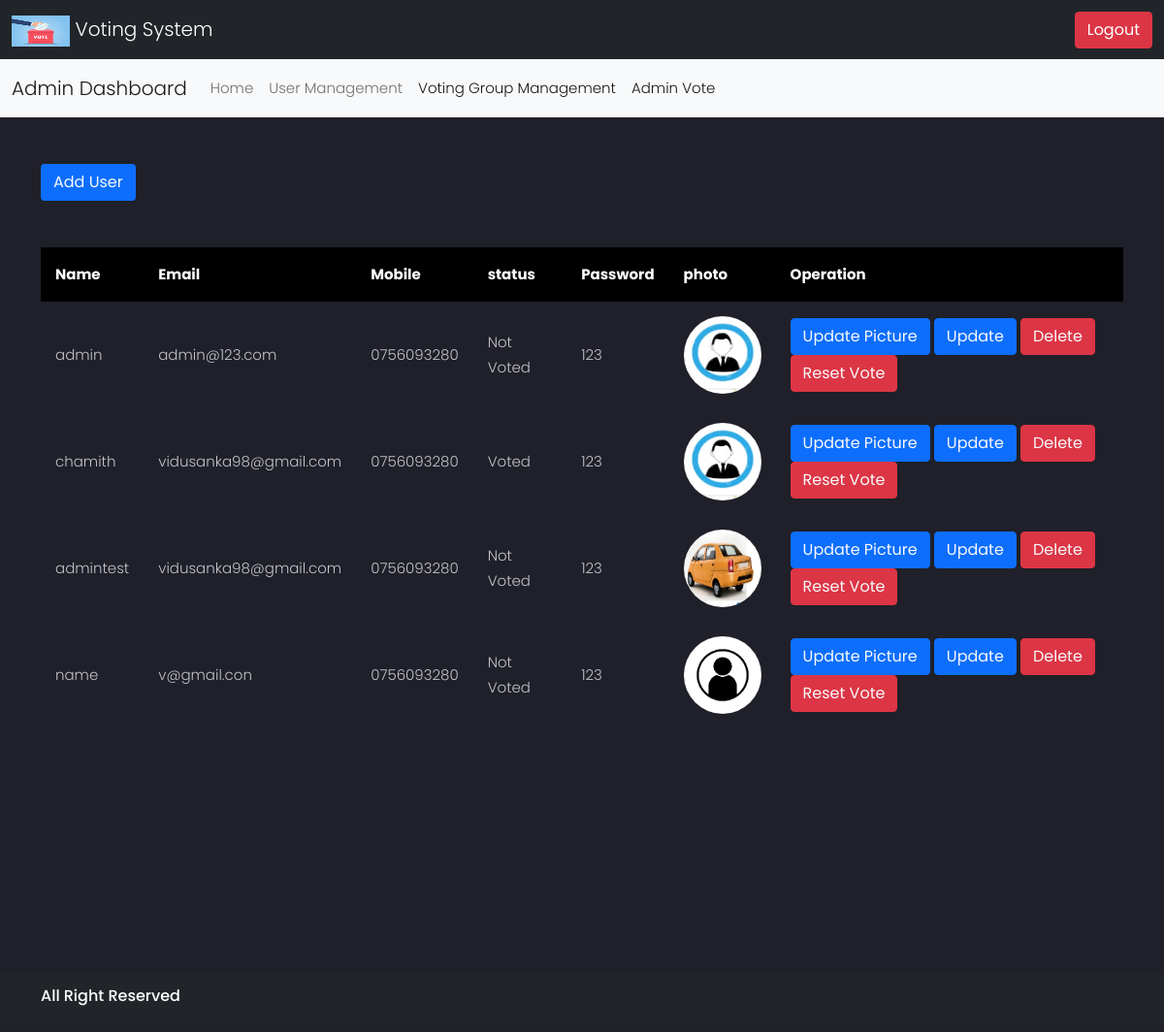
Screenshot of /partials/usermanagement.php (signed in) with the database file from the repository.
### tables this page shows
CREATE TABLE `userdata` (
  `id` int(11) NOT NULL,
  `username` varchar(100) NOT NULL,
  `mobile` varchar(20) NOT NULL,
  `password` varchar(100) NOT NULL,
  `photo` varchar(100) NOT NULL,
  `status` int(11) NOT NULL,
  `isadmin` int(11) DEFAULT NULL,
  `Email` varchar(255) DEFAULT NULL
);

### Partials/usermanagement.php (the view, shortened to what this page needs)
<?php
include('../actions/connect.php');
?>
<!DOCTYPE html>
<html lang="en">
<head>
    <link href="https://cdn.jsdelivr.net/npm/bootstrap@5.0.2/dist/css/bootstrap.min.css" rel="stylesheet"
>
    <link rel="stylesheet" href="style.css">
</head>
<body>
    <header>
        <nav class="navbar navbar-dark bg-dark text-white">
            <div class="container-fluid">
                <a class="navbar-brand" href="#">
                    <img src="../vote.jpg" alt="" width="60" height="32" class="d-inline-block align-text-top">
                    Voting System
                </a>
                 <a href="logout.php"><button type="button" class="btn btn-danger" ahr>Logout</button></a>
            </div>
        </nav>
        <nav class="navbar navbar-expand-lg navbar-light bg-light">
            <div class="container-fluid">
                <a class="navbar-brand" href="#">Admin Dashboard</a>
                <div class="collapse navbar-collapse" id="navbarNavAltMarkup">
                    <div class="navbar-nav">
                        <a class="nav-link " href="admindashboard.php">Home</a>
                        <a class="nav-link " href="usermanagement.php" aria-current="page">User Management</a>
                        <a class="nav-link active" href="votingmanagement.php">Voting Group Management</a>
                        <a class="nav-link active" href="adminvote.php">Admin Vote</a>
                    </div>
                </div>
            </div>
        </nav>
    </header>
    <section>
        <div class="container">
            <button class="btn btn primary bg-primary my-5"><a href="useradd.php" class="text-light">Add User</a> </button>
        <div class="outer-wrapper">
    <div class="table-wrapper">
            <table id="table1" class="col-xs-8  table-striped table-condensed table-fixed"   width="100%">
                <thead>
                    <tr>
                        <th scope="col">Name</th>
                        <th scope="col">Email</th>
                        <th scope="col">Mobile</th>
                        <th scope="col">status</th>
                        <th scope="col">Password</th>
                        <th scope="col">photo</th>
                        <th scope="col">Operation</th>
                    </tr>
                </thead>
                <tbody>
                    <?php
                    $sql = "Select id,username,Email,mobile,password,photo,status from  `userdata`";
                    $result = mysqli_query($con, $sql);
                    if ($result) {
                        while ($row = mysqli_fetch_assoc($result)) {
                            $id = $row['id'];
                            $name = $row['username'];
                            $email = $row['Email'];
                            $mobile = $row['mobile'];
                            $password = $row['password'];
                            $photo = $row['photo'];
                            $status=$row['status'];
                            if($status>0){
                                $stru="Voted";
                            }else{
                                $stru="Not Voted";
                            }
                            echo '
<tr>
      <td>' . $name . '</td>
      <td>' . $email . '</td>
      <td>' . $mobile . '</td>
      <td>' . $stru . '</td>
      <td>' . $password . '</td>
      <td><img src="../uploads/'. $photo .'"  class="rounded-circle" width="80" height="80" > </td>
<td>
<button class="btn btn-primary"><a href="updateuserimage.php? imgid=' . $id . '" class="text-light">Update Picture</a></button>
<button class="btn btn-primary"><a href="updateuser.php? updateid=' . $id . '" class="text-light">Update</a></button>
<button class="btn btn-danger"><a href="../actions/deleteuser.php? deleteid=' . $id . '" class="text-light">Delete</a></button>
<button class="btn btn-danger"><a href="../actions/votechange.php? votechange=' . $id . '" class="text-light">Reset Vote </a></button>
</td>
    </tr>
  ';
                        }
                    }
                    ?>
                </tbody>
            </table>
</div>
</div>
        </div>
    </section>
    <footer>
        <nav class="navbar navbar-expand-md navbar-dark bg-dark">
            <div class="container-sm">
                <a class="navbar-brand" href="#">
                    <h6>All Right Reserved</h6>
                </a>
            </div>
        </nav>
    </footer>
</body>
</html>

### style.css (style rules this page uses)
body { font-family: 'Poppins', sans-serif; font-weight: 300; font-size: 15px; line-height: 1.7; color: #c4c3ca; background-color: #1f2029; overflow-x: hidden }
a { cursor: pointer; transition: all 200ms linear }

### Partials/usermanagement.php (style rules this page uses)
footer { position:absolute; bottom:0; width:100%; height:60px; }
a { text-decoration: none; }
.table-wrapper { overflow-y: scroll; overflow-x: scroll; height: fit-content; max-height: 46.4vh; padding-bottom: 20px; }
.table-fixed thead, .table-fixed thead>th { background: #000000; color: #fff; }
th, td { padding: 15px; }

### rows the page displays
userdata: username "admin", Email "admin@123.com", mobile "0756093280", status "Not Voted", password "123", photo (picture)
userdata: username "chamith", Email "vidusanka98@gmail.com", mobile "0756093280", status "Voted", password "123", photo (picture)
userdata: username "admintest", Email "vidusanka98@gmail.com", mobile "0756093280", status "Not Voted", password "123", photo (picture)
userdata: username "name", Email "v@gmail.con", mobile "0756093280", status "Not Voted", password "123", photo (picture)
